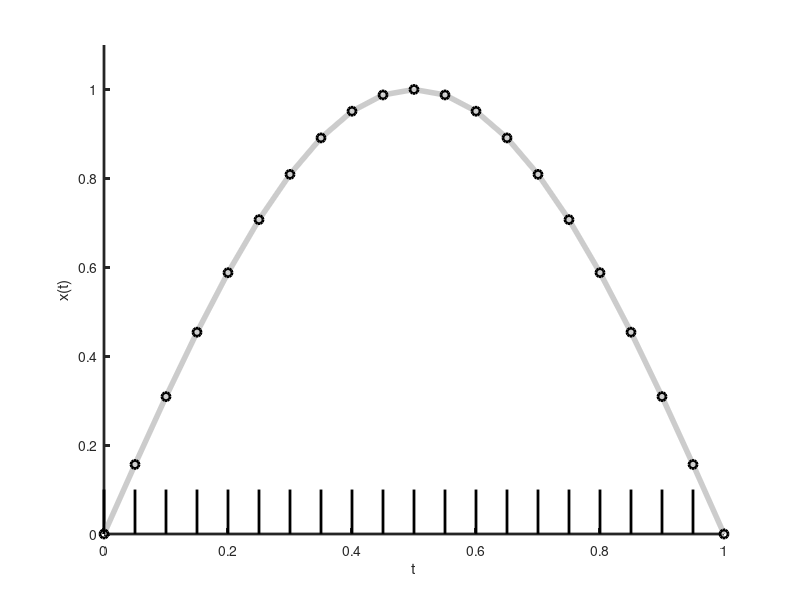
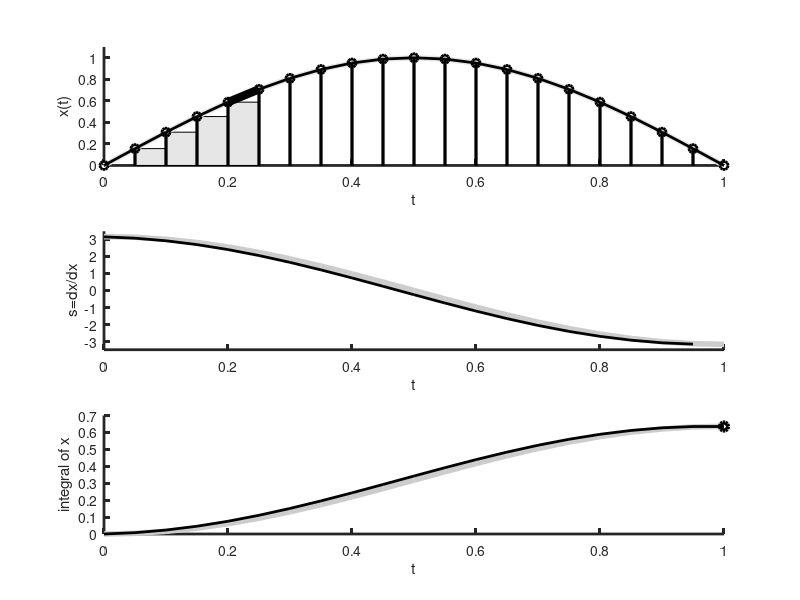

Write MATLAB code to recreate these figures, in order.
% eda01_09
% example of derivative and integral

clear all;

% independent variable t
N = 21;
tmin = 0;
tmax = 1;
Dt = (tmax-tmin)/(N-1);
t = tmin + Dt*[0:N-1]';

% exemplary funtion
x = sin(pi*t);

% its derivative and integral
strue = pi*cos(pi*t);    % its derivative
atrue = 1/pi-cos(pi*t)/pi; % its integral, with integration constant
                            % chosen so integral is zero at t=0

% finite difference approximation of derivative
% note that its length is N-1
sapprox = (x(2:N)-x(1:N-1))/Dt;

% Riemann sum appoximation for integral
aapprox = Dt*cumsum(x);

% Riemann sum approximation for last value only
atotal = Dt*sum(x);

% time series plot
figure(1);
clf;
set(gca,'LineWidth',2);
hold on;
axis( [0, 1, 0, 1.1 ] );
xlabel('t');
ylabel('x(t)');
% plot function as continuous curve
plot( t, x, 'g-', 'LineWidth', 4, 'Color', [0.8,0.8,0.8] );
% plot function as circles
plot( t, x, 'ko', 'LineWidth', 2 );
% plot vertical tics
for i=[1:N-1]
    plot([t(i),t(i)], [0,0.1], 'k-', 'LineWidth', 2 );
end

% calculus plot
figure(2);
clf;
subplot(3,1,1);
set(gca,'LineWidth',2);
hold on;
axis( [0, 1, 0, 1.1 ] );
xlabel('t');
ylabel('x(t)');
% plot exemplary rectangles, shaded
K=5;
for k=[1:5]
    if(x(k)>0)
        r=rectangle( 'Position', [t(k),0,Dt,x(k)], 'FaceColor', [0.9,0.9,0.9] );
    end
end
% plot function as continuous curve
plot( t, x, 'g-', 'LineWidth', 4, 'Color', [0.9,0.9,0.9] );
% plot function as circles
plot( t, x, 'ko', 'LineWidth', 2 );
% embolden one slope
K=5;
plot( [t(K),t(K+1)], [x(K),x(K+1)], 'k-', 'LineWidth', 6, 'Color', [0,0,0]);
% plot polygons
for i=[1:N-1]
    plot([t(i),t(i),t(i+1),t(i+1)], [0,x(i),x(i+1),0], 'k-', 'LineWidth', 2 );
end

% plot derivative
subplot(3,1,2);
set(gca,'LineWidth',2);
hold on;
axis( [0, 1, -1.1*pi, 1.1*pi ] );
xlabel('t');
ylabel('s=dx/dx');
plot( t, strue, 'k-', 'LineWidth', 4, 'Color', [0.8,0.8,0.8] );
plot( t(1:N-1), sapprox, 'k-', 'LineWidth', 2 );

% plot integral
subplot(3,1,3);
set(gca,'LineWidth',2);
hold on;
axis( [0, 1, 0, 1.1*2/pi ] );
xlabel('t');
ylabel('integral of x');
plot( t, atrue, 'k-', 'LineWidth', 4, 'Color', [0.8,0.8,0.8] );
plot( t, aapprox, 'k-', 'LineWidth', 2 );
plot( t(N), atotal, 'ko', 'LineWidth', 3 ); % last value